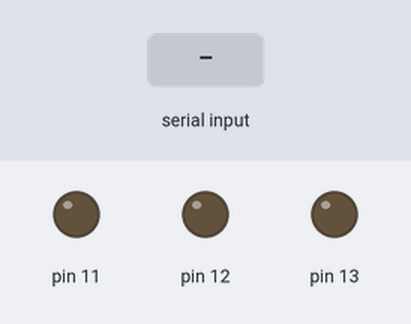
A sketch run on a simulated Arduino Uno, built with avr-gcc and run on an emulated ATmega328P. On the bench: output pins drawn as LEDs (lit = HIGH). Inputs (shaded band) come from the test bench.

Above: at 1.2 s.
1.3 s: "A" received over Serial
At 1.7 s:
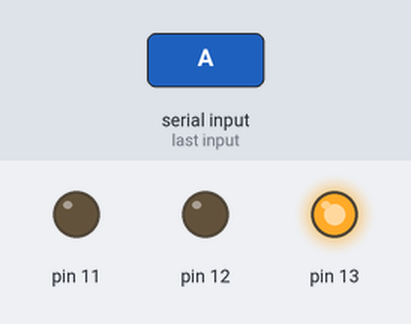
4.3 s: "R" received over Serial
At 5.2 s:
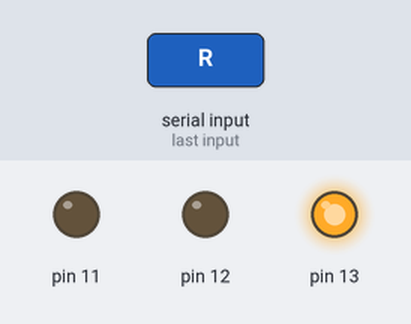
5.8 s: "Y" received over Serial
At 6.3 s:
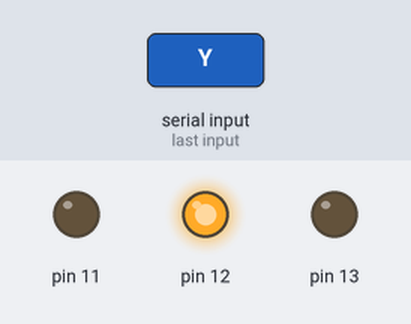
Timing chart, 0 to 8.8 s (numbered marks = the images above; inputs shaded):
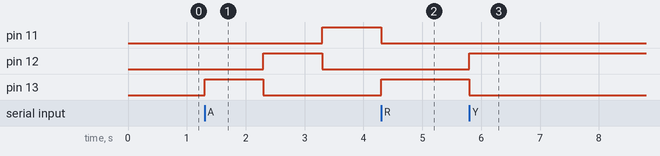

The sketch:

Traffic_Light.ino
```cpp
char s;
void setup()
{
  pinMode(13, OUTPUT);
  pinMode(12, OUTPUT);
  pinMode(11, OUTPUT);
  Serial.begin(9600);
}
void loop()
{
  if(Serial.available())
  {
    s = Serial.read();
  }
  if (s == 'R')
  {
    digitalWrite(13,1);
    digitalWrite(12,0);
    digitalWrite(11,0);
  }
  if (s == 'Y')
  {
    digitalWrite(13,0);
    digitalWrite(12,1);
    digitalWrite(11,0);
  }
  if (s == 'G')
  {
    digitalWrite(13,0);
    digitalWrite(12,0);
    digitalWrite(11,1);
  }
  if (s == 'X')
  {
    digitalWrite(13,0);
    digitalWrite(12,0);
    digitalWrite(11,0);

  }
  if (s == 'A')
  {
    digitalWrite(13,1);
    digitalWrite(12,0);
    digitalWrite(11,0);
    delay(1000);
    digitalWrite(13,0);
    digitalWrite(12,1);
    digitalWrite(11,0);
    delay(1000);
    digitalWrite(13,0);
    digitalWrite(12,0);
    digitalWrite(11,1);
    delay(1000);
  }
}
```

Measured:
- after the input at 1.3 s, pin 11: LOW → HIGH after 2.0 s; pin 12: LOW → HIGH after 1.0 s, → LOW 1.0 s later; pin 13: LOW → HIGH at once, → LOW 1.0 s later
- after the input at 4.3 s, pin 12: stays LOW (without the input it goes to HIGH after 1.0 s); pin 13: goes on until 4.3 s, then stays HIGH
- after the input at 5.8 s, pin 12: LOW → HIGH at once; pin 13: HIGH → LOW at once
